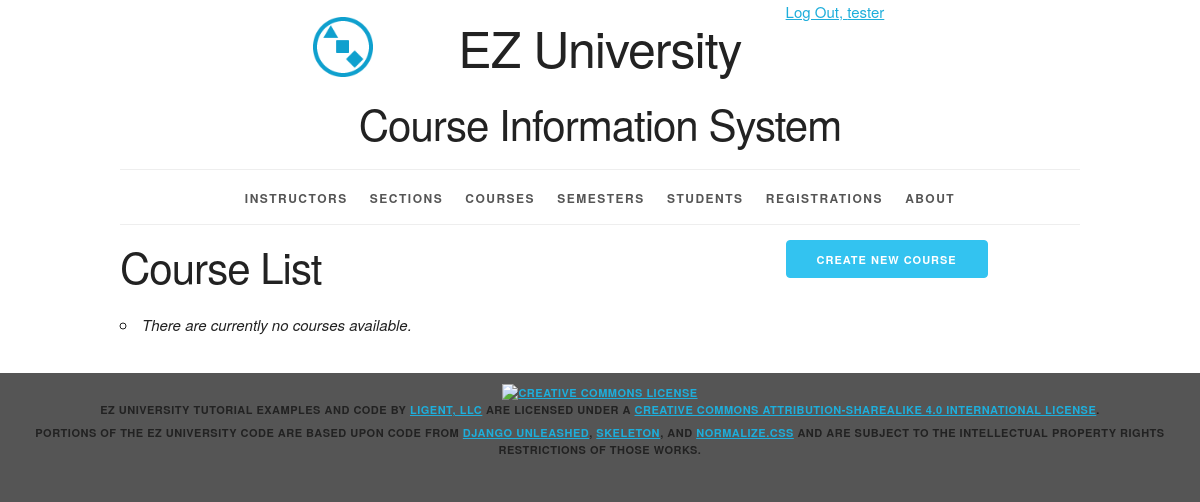
The app's page /course/ (signed in), older data.
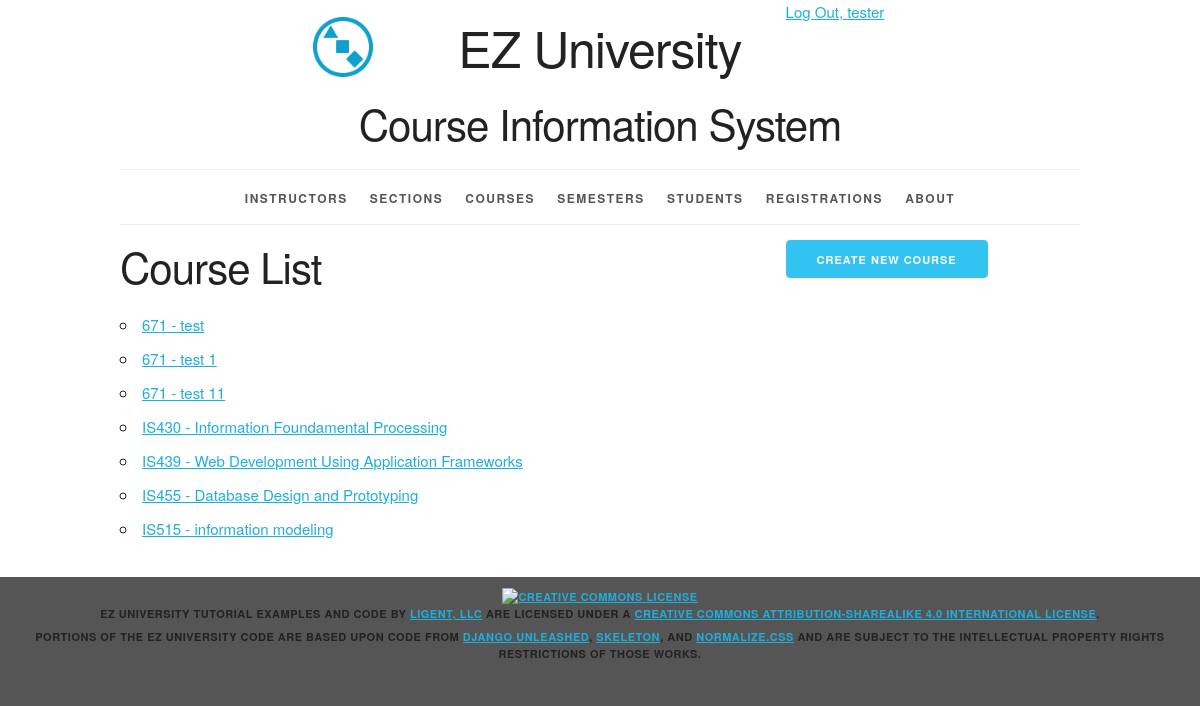
The same page, newer data.
### courseinfo/models.py (models this page shows, shortened)
class Course(models.Model):
    course_id = models.AutoField(primary_key=True)
    course_number = models.CharField(max_length=20)
    course_name = models.CharField(max_length=255)
    def __str__(self):
        return "%s - %s" % (self.course_number, self.course_name)
    def get_absolute_url(self):
        return reverse('courseinfo_course_detail_urlpattern', kwargs={'pk': self.pk})
    class Meta:
        ordering = ['course_number', 'course_name']
        constraints = [
            UniqueConstraint(fields=['course_number', 'course_name'], name='unique_course')
        ]

### courseinfo/views.py (the view)
# urls.py: path('course/', CourseList.as_view(),
class CourseList(LoginRequiredMixin, PermissionRequiredMixin, ListView):
    model = Course
    permission_required = 'courseinfo.view_course'

### courseinfo/templates/courseinfo/course_list.html (shortened to what this page needs)
{% extends 'courseinfo/base.html' %}
{% block create_button %}
    {% if perms.courseinfo.add_course %}
    <a
        href="{% url 'courseinfo_course_create_urlpattern'  %}"
        class="button button-primary">
      Create New Course</a>
    {% endif %}
{% endblock %}
{% block org_content %}
  <h2>Course List</h2>
  <ul>
    {% for course in course_list %}
      <li>
        <a href="{{ course.get_absolute_url }}">
          {{ course }}</a>
      </li>
    {% empty %}
      <li><em>There are currently no courses available.</em></li>
    {% endfor %}
  </ul>
{% endblock %}

Row changes from the older to the newer data that the page shows:
added Course: course_number+course_name "671 - test"
added Course: course_number+course_name "671 - test 1"
added Course: course_number+course_name "671 - test 11"
added Course: course_number+course_name "IS430 - Information Foundamental Processing"
added Course: course_number+course_name "IS439 - Web Development Using Application Frameworks"
added Course: course_number+course_name "IS455 - Database Design and Prototyping"
added Course: course_number+course_name "IS515 - information modeling"
Text that changed along with them:
text no longer shown: "There are currently no courses available."
